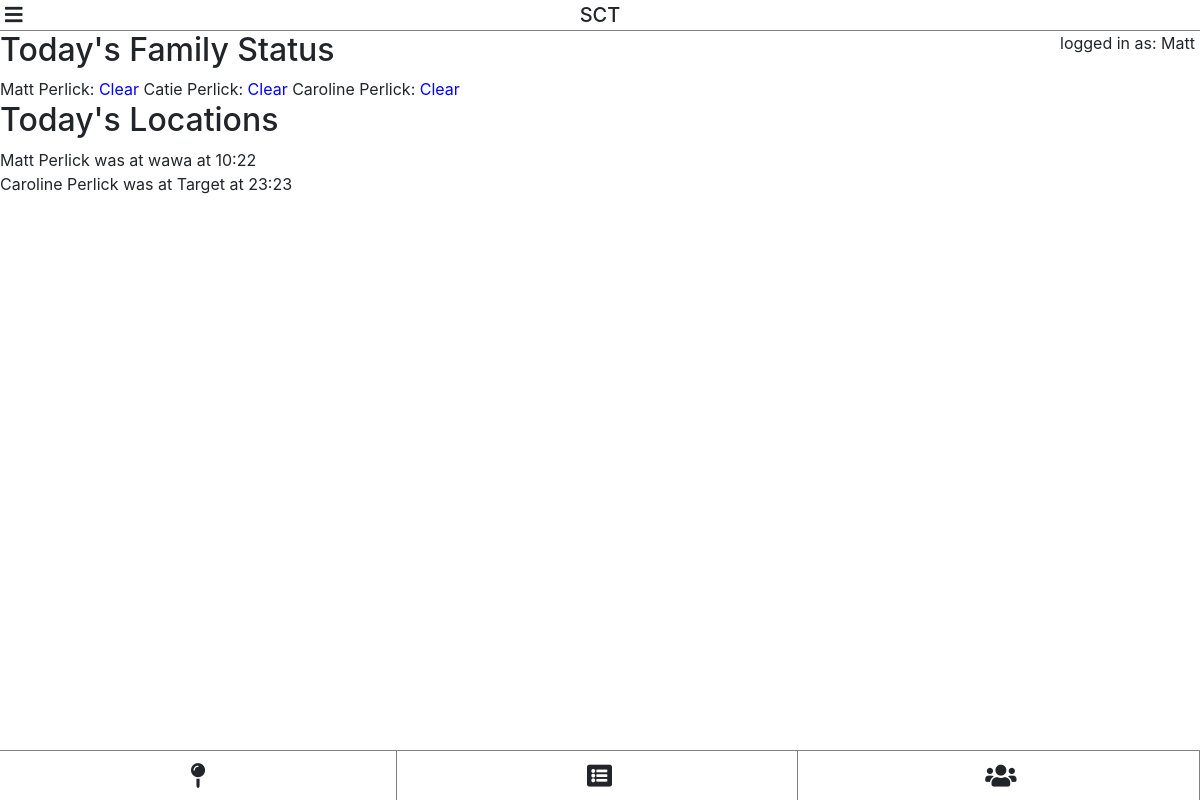
Page /home (signed in) on the committed database.
### tables this page shows
CREATE TABLE users (id INTEGER PRIMARY KEY, username varchar(255), Password varchar(255));

CREATE TABLE people (id INTEGER PRIMARY KEY, user_id INTEGER, first varchar(255), last varchar(255));

CREATE TABLE locations (id INTEGER PRIMARY KEY, name varchar(255));

### pages.py (the view, shortened to what this page needs)
@pages.route('/home')
@flask_login.login_required
def pages_home():
	data = {}
	data['title'] = "SCT"
	data['menu'] = True
	uid = flask_login.current_user.get_id()
	data['username'] = flask_login.current_user.username
	data['status'] = []
	people = db.get_db().query(f"select id, first, last from people where user_id={uid}") #get all people for this user
	for person in people:
		clear = 0
		infected = 0
		status = db.get_db().query(f"""
			select result from tests
			where person_id={person[0]}
			and timestamp<{datetime.now().timestamp()}
			order by timestamp DESC limit 1""")
		if len(status) == 0:
			status = 0
		else:
			status = status[0][0]
		visits = db.get_db().query(f"""
			select location_id, timestamp, end_timestamp from visits
			where person_id={person[0]}
				and timestamp>{(datetime.now()-timedelta(days=14)).timestamp()}""")
		for visit in visits:
			o_people = db.get_db().query(f"""
				select person_id from visits
				where location_id={visit[0]}
				and end_timestamp>{visit[1]}
				and timestamp<{visit[2]}
				and person_id!={person[0]}""")
		data['status'].append({"name": f"{person[1]} {person[2]}", "status": status,"num_infected": infected, "num_other": clear, "num_visits": len(visits)})
	locations = db.get_db().query(f"""
		select first, last, name, timestamp, end_timestamp from people
		join visits
			on person_id = people.id
		join locations
			on location_id = locations.id
		where user_id={uid}
		and timestamp>{(datetime.now()-timedelta(days=1)).timestamp()}
		order by timestamp DESC""")
	loc_list = []
	for loc in locations:
		loc_list.append(list(loc))
		loc_list[-1][3] = str(datetime.fromtimestamp(loc[3]).time())[0:-3]
	data['locations'] = loc_list
	return render_template('pages/home.html', data=data)

### auth.py (called while the page is built)
	def get_id(self):
		return self.id

### database.py (called while the page is built)
	def get_db():
		try:
			db = getattr(g, '_database', None)
		except NameError:
			db = Database()
			g = lambda: None #funny syntax that lets me set an attribute on global g
			setattr(g, '_database', db)
		return db

	def query(self, sql, parameters=[]):
		c = self.conn.cursor()
		c.execute(sql, parameters)
		self.conn.commit()
		return c.fetchall()

### main.py (called while the page is built)
@app.teardown_appcontext
def close_connection(exception):
	try:
		db = getattr(g, '_database', None)
		db.close()
	except NameError:
		pass

@login_manager.user_loader
def load_user(id):
	res = db.get_db().query("select * from users where id='" + str(id) + "'")
	if len(res) == 1:
		user = User(res[0][0], res[0][1])
		user.is_authenticated = True
		return user
	else:
		return None

### templates/pages/home.html
{% extends "pages/base.html" %}
{% block content %}
<span style="float: right; margin-right: 5px;">logged in as: {{data.username}}</span>
<h2>Today's Family Status</h2>
{% for person in data.status %}
	{{ person.name }}:
	{% if person.status == 1 %}
		<span style="color: red">Tested Positive</span>
	{% else %}
		{% if person.num_infected > 0 %}
			<span style="color: yellow">Potentally Exposed</span>
		{% else %}
			<span style="color: blue">Clear</span>
		{% endif %}
	{% endif %}
{% endfor %}
<h2>Today's Locations</h2>
{% for visit in data.locations %}
	{{visit[0]}} {{visit[1]}} was at {{ visit[2] }} at {{ visit[3] }}<br>
{% endfor %}
{% endblock %}

### public/css/global.css (style rules this page uses)
body { margin: 0; }

### rows in the picture
users: username "Matt"
people: first "Matt", last "Perlick", name "wawa", visit "10:22"
people: first "Caroline", last "Perlick", name "Target", visit "23:23"

### other values in the picture
{{ data.title }} "SCT"
{{ person.name }} "Matt Perlick" "Catie Perlick" "Caroline Perlick"
